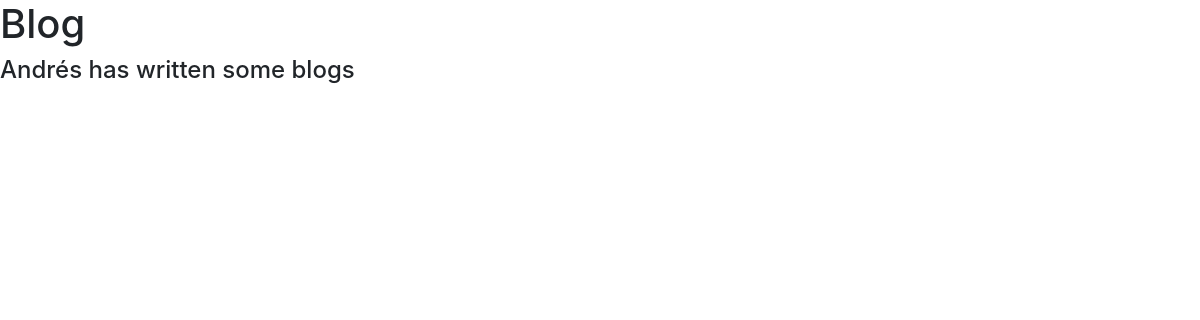
The page /blog/ on the database as committed earlier.
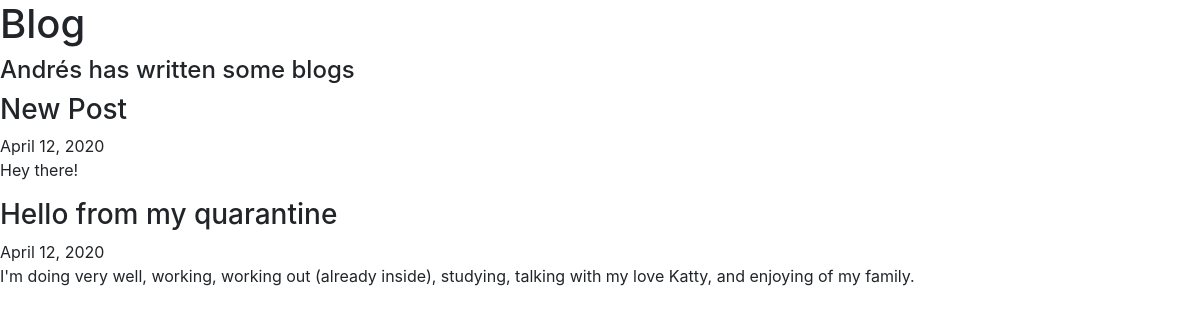
The same page on the database as committed later.
### blog/models.py (models this page shows)
class Blog(models.Model):
    title = fields.CharField(max_length=100)
    date = fields.DateField(auto_now_add=True)
    content = fields.TextField(default='no content for this entry')

### blog/views.py (the view)
# urls.py: path('',views.all_blogs,name='all_blogs'),
def all_blogs(request):
    blogs = Blog.objects.all()
    return render(request,'blog/all_blogs.html',{'blogs':blogs})

### blog/templates/blog/all_blogs.html (shortened to what this page needs)
<link rel="stylesheet" href="https://stackpath.bootstrapcdn.com/bootstrap/4.4.1/css/bootstrap.min.css">
<H1>Blog</H1>
<H4>Andrés has written some blogs</h4>
{% for blog in blogs %}
<h3>{{ blog.title }}</h3>
{{ blog.date }}<br/>
<p>{{ blog.content }}</p>
{% endfor %}

Rows that differ between the two databases and show on the page:
added Blog: title "New Post", date "April 12, 2020", content "Hey there!"
added Blog: title "Hello from my quarantine", date "April 12, 2020", content "I'm doing very well, working, working out (already inside), studying, talking with my love Katty, and enjoying of my family."
